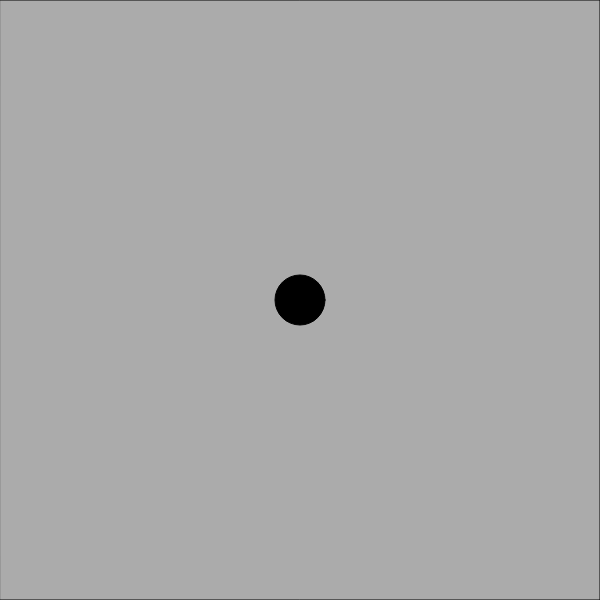
Frame 1 (no input)
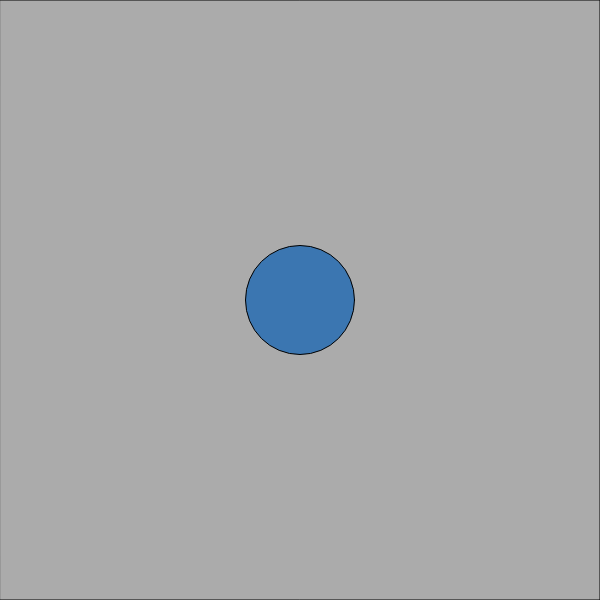
Frame 60 (no input)
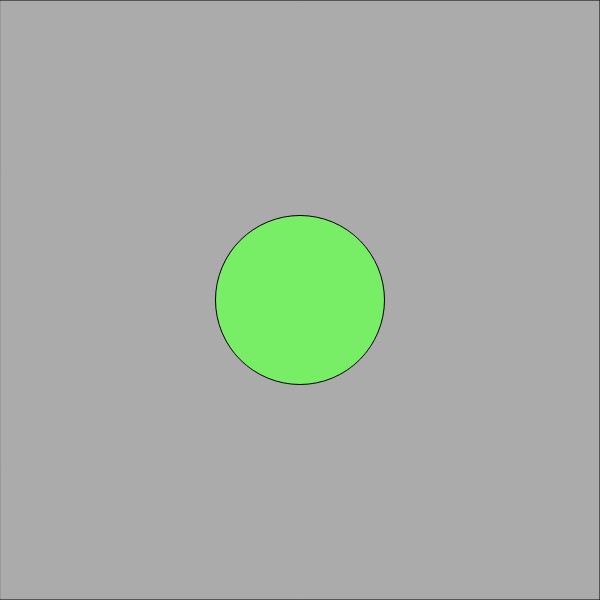
Frame 120 (the mouse pressed at the canvas centre since frame 60)

The p5.js sketch that drew these frames (run headless with seeded random() and noise() and a simulated clock; from frame 60 on, the mouse is pressed at the canvas centre):

// p5.js sketch
// ── sketch.js
// délclaration de variables 
let r = 0;
let g = 0;
let b = 0;
let size = 50; 
let grow = true; 
let backgroundcolor = ''; 

function setup() {
  createCanvas(600, 600); //création canvas 600px par 600px
  frameRate(60); //affichage 60fps
  backgroundcolor = random(100, 200); //création du gris
  background(backgroundcolor) 
}

function draw() {
  //nettoyage canvas
  fill(backgroundcolor)
  rect(0, 0, 600, 600);

  //création du cercle
  fill(r, g, b);
  ellipse(300, 300, size, size);


  //conditions d'agrandissement 
  if(size == 50){
    grow = true; 
  }
  if (size == 400){
    grow = false; 
  }

  //nouvelle taille du cercle 
  if (grow == true){
    size = size + 1; 
  }else {
    size = size - 1; 
  }

  //incrémentation des couleurs 
  r = (r + 1) % 256;
  g = (g + 2) % 256;
  b = (b + 3) % 256;
  
}
